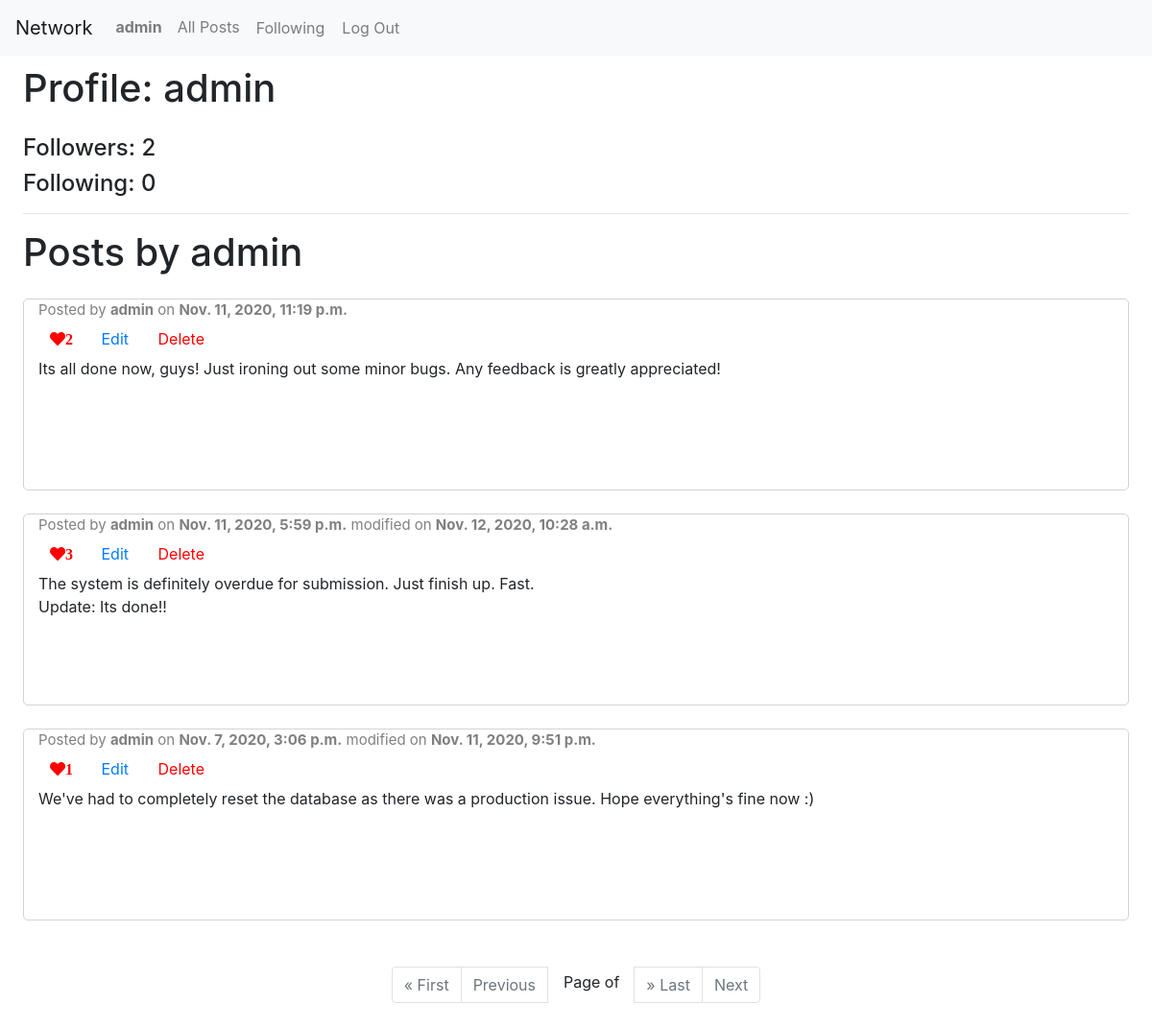
The page /users/admin/ (signed in) on the database its author committed.
### network/models.py (models this page shows)
class User(AbstractUser):
    pass

class Posts(models.Model):
    user = models.ForeignKey(User, on_delete=models.CASCADE)
    content = models.CharField(max_length=255)
    likes = models.IntegerField(default=0)
    timestamp = models.DateTimeField(default=datetime.now(), editable=False)
    modified = models.DateTimeField(default=None, null=True)
    class Meta:
        ordering = ['-timestamp']
        verbose_name_plural = 'Posts'

### network/views.py (the view)
# urls.py: path("users/<str:username>/", views.profile, name="profile"),
def profile(request, username):
    if request.user.is_authenticated:
        follower = Following.objects.filter(follower=request.user, following=User.objects.get(username=username)).first()
        if follower is not None:
            isFollowing = True
        else:
            isFollowing = False
        user_ = User.objects.get(username=username)
        return render(request, 'network/profile.html', {
            'user_': user_,
            'following': isFollowing,
            'followingNum': Following.objects.filter(follower=user_).count(),
            'followerNum': Following.objects.filter(following=user_).count(),
            'posts': Posts.objects.filter(user=user_)
        })
    else:
        return HttpResponseRedirect(reverse('index'))

### network/templates/network/profile.html (shortened to what this page needs)
{% extends "network/layout.html" %}
{% block body %}
    <div>
        <h1 class="float-left">Profile: {{ user_.username }}</h1>
    </div>
    <br>
    <div class="mt-5">
        <h4>Followers: {{ followerNum }}</h4>
        <h4>Following: {{ followingNum }}</h4>
    </div>
    <hr>
    <h1>Posts by {{ user_.username }}</h1>
    {% for post in posts %}
        <div class="container-fluid mt-4">
            <div class="row">
                <div class="col">
                    {% if post.modified %}
                        <p class="username">Posted by <a class="username" href="{% url 'profile' post.user.username %}"><strong>{{ post.user.username }}</strong></a> on <strong>{{ post.timestamp }}</strong> modified on <strong>{{ post.modified }}</strong></p>
                    {% else %}
                        <p class="username">Posted by <a class="username" href="{% url 'profile' post.user.username %}"><strong>{{ post.user.username }}</strong></a> on <strong>{{ post.timestamp }}</strong></p>
                    {% endif %}
                    <div class="links ">
                        {% if user.is_authenticated %}
                        <button data-id="{{ post.id }}" class="btn btn-default like-button shadow-none fa fa-heart" style="color: red;">{{ post.likes }}</button>
                            {% if post.user.username == user.username %}
                                <button data-id="{{ post.id }}" class="btn btn-link edit-button">Edit</button>
                                <button data-id="{{ post.id }}" class="btn btn-link delete-button" style="color: red;">Delete</button>
                            {% endif %}
                        {% endif %}
                    </div>
                    <div class="post-body" style="white-space: pre-wrap;">{{ post.content }}</div>
                </div>
            </div>
        </div>
    {% empty %}
        <h2>This user hasn't posted anything yet.</h2>
    {% endfor %}
    {% if posts %}
        <ul class="pagination justify-content-center mt-5">
            {% if posts.has_previous %}
                <li class="page-item"><a class="page-link" href="?page=1">&laquo; First</a></li>
                <li class="page-item"><a class="page-link" href="?page={{ posts.previous_page_number }}">Previous</a></li>
            {% else %}
                <li class="page-item disabled"><a class="page-link" href="?page=1">&laquo; First</a></li>
                <li class="page-item disabled"><a class="page-link" href="?page=1">Previous</a></li>
            {% endif %}
            <span class="current mx-3 pt-1">
                Page {{ posts.number }} of {{ posts.paginator.num_pages }}
            </span>
            {% if posts.has_next %}
                <li class="page-item"><a class="page-link" href="?page={{ posts.paginator.num_pages }}">&raquo; Last</a></li>
                <li class="page-item"><a class="page-link" href="?page={{ posts.next_page_number }}">Next</a></li>
            {% else %}
                <li class="page-item disabled"><a class="page-link" href="?page={{ posts.paginator.num_pages }}">&raquo; Last</a></li>
                <li class="page-item disabled"><a class="page-link" href="?page={{ posts.paginator.num_pages }}">Next</a></li>
            {% endif %}
        </ul>
    {% endif %}
{% endblock body %}

### network/templates/network/layout.html (shortened to what this page needs)
{% load static %}
<!DOCTYPE html>
<html lang="en">
    <head>
        <link rel="stylesheet" href="https://stackpath.bootstrapcdn.com/bootstrap/4.4.1/css/bootstrap.min.css">
        <link rel="stylesheet" href="https://use.fontawesome.com/releases/v5.14.0/css/all.css">
        <link href="{% static 'network/main.css' %}" rel="stylesheet">
    </head>
    <body>
        <nav class="navbar navbar-expand-lg navbar-light bg-light">
            <a class="navbar-brand" href="{% url 'index' %}">Network</a>
            <div>
                <ul class="navbar-nav mr-auto">
                    {% if user.is_authenticated %}
                        <li class="nav-item"><a class="nav-link" href="{% url 'profile' user.username %}"><strong>{{ user.username }}</strong></a></li>
                    {% endif %}
                    <li class="nav-item"><a class="nav-link" href="{% url 'index' %}">All Posts</a></li>
                    {% if user.is_authenticated %}
                        <li class="nav-item"><a class="nav-link btn btn-default" href="{% url 'following' %}">Following</a></li>
                        <li class="nav-item"><a class="nav-link btn btn-default" href="{% url 'logout' %}">Log Out</a></li>
                    {% else %}
                        <li class="nav-item"><a class="nav-link btn btn-default" href="{% url 'login' %}">Log In</a></li>
                        <li class="nav-item"><a class="nav-link btn btn-default" href="{% url 'register' %}">Register</a></li>
                    {% endif %}
                </ul>
            </div>
        </nav>
        <div class="body px-4">
            {% block body %}
            {% endblock %}
        </div>
    </body>
</html>

### network/static/network/main.css (style rules this page uses)
.body { padding: 10px; }
.username { top: 0; left: 0; color: gray; font-size: 15px; margin-bottom: 0; }
.row { height: 200px; border: 1px solid lightgray; border-radius: 5px; }
.delete-button { color: red; }
.like-button { outline: none !important; border: none !important; }

### rows shown on the page
User: username "admin"
Posts: user.username "admin", timestamp "Nov. 11, 2020, 11:19 p.m.", likes "2", content "Its all done now, guys! Just ironing out some minor bugs. Any feedback is greatly appreciated!"
Posts: user.username "admin", timestamp "Nov. 11, 2020, 5:59 p.m.", modified "Nov. 12, 2020, 10:28 a.m.", likes "3", content "The system is definitely overdue for submission. Just finish up. Fast. Update: Its done!!"
Posts: user.username "admin", timestamp "Nov. 7, 2020, 3:06 p.m.", modified "Nov. 11, 2020, 9:51 p.m.", likes "1", content "We've had to completely reset the database as there was a production issue. Hope everything's fine now :)"

### other values the page prints
{{ followerNum }} "2"
{{ followingNum }} "0"
